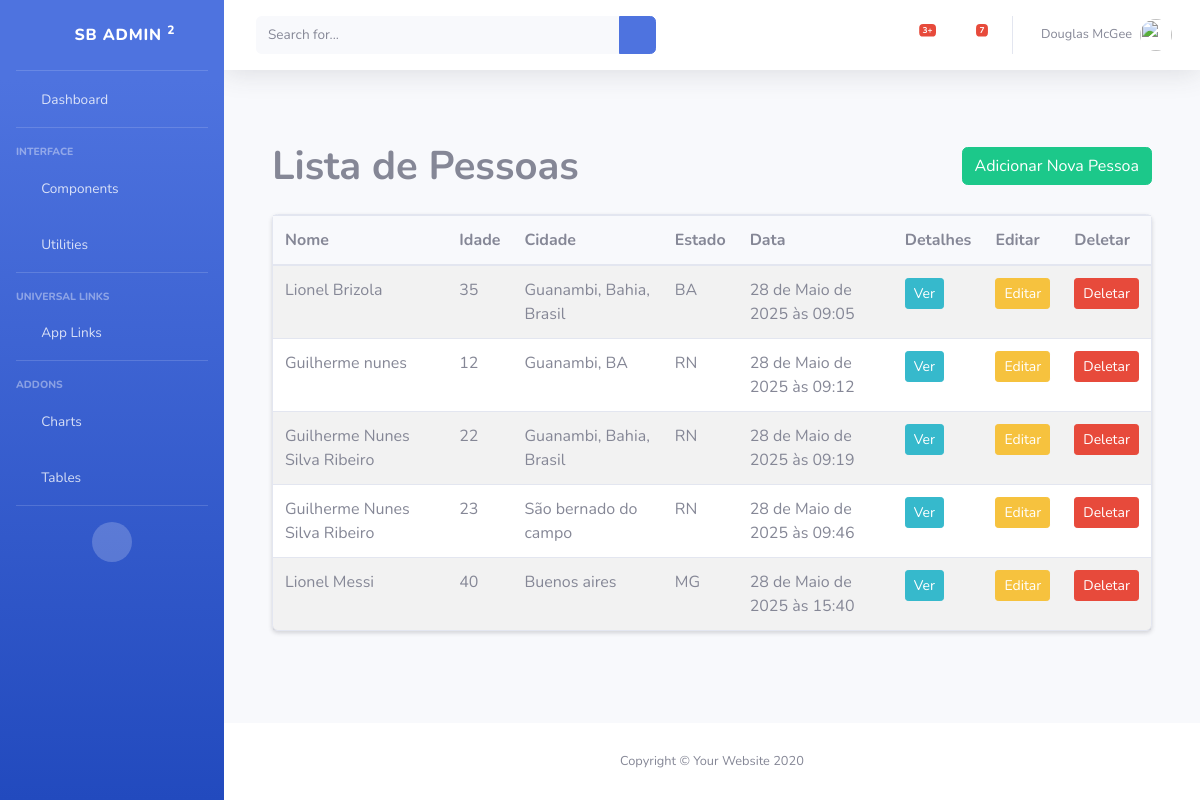
Page /pessoa/read/ (signed in) on the committed database.
### pessoa/models.py (models this page shows, shortened)
class Pessoa(models.Model):
    nome = models.CharField(max_length=100)
    idade = models.IntegerField()
    cidade = models.CharField(max_length=100)
    estado = models.CharField(max_length=2)
    data = models.DateTimeField(auto_now_add=True)
    setor = models.ForeignKey(Setor, on_delete=models.CASCADE)

### pessoa/views.py (the view)
# urls.py: path('read/', views.read, name='read'),
@login_required
def read(request):
    pessoas = Pessoa.objects.all()
    contexto = {'pessoas': pessoas}
    return render(request, 'pessoa/lista.html', contexto)

### template/pessoa/lista.html
{% extends '_base.html' %}
{% block content %}
<main class="container py-5">
    <div class="d-flex justify-content-between align-items-center mb-4">
        <h1 class="mb-0"><strong>Lista de Pessoas</strong></h1>
        {% if perms.pessoa.add_pessoa %}
            <a href="{% url 'pessoa:create' %}" class="btn btn-success">Adicionar Nova Pessoa</a>
        {% endif %}
    </div>
    <div class="card shadow-sm">
        <div class="card-body p-0">
            <div class="table-responsive">
                <table class="table table-striped table-hover mb-0">
                    <thead class="bg-light">
                        <tr>
                            <th scope="col">Nome</th>
                            <th scope="col">Idade</th>
                            <th scope="col">Cidade</th>
                            <th scope="col">Estado</th>
                            <th scope="col">Data</th>
                            <th scope="col">Detalhes</th>
                            {% if perms.pessoa.change_pessoa or perms.pessoa.delete_pessoa %}
                                <th scope="col">Editar</th>
                                <th scope="col">Deletar</th>
                            {% endif %}
                        </tr>
                    </thead>
                    <tbody>
                        {% for pessoa in pessoas %}
                        <tr>
                            <td>{{ pessoa.nome }}</td>
                            <td>{{ pessoa.idade }}</td>
                            <td>{{ pessoa.cidade }}</td>
                            <td>{{ pessoa.estado }}</td>
                            <td>{{ pessoa.data }}</td>
                            <td><a href="{% url 'pessoa:detalhe' pessoa.id %}" class="btn btn-sm btn-info text-white">Ver</a></td>
                            {% if perms.pessoa.change_pessoa %}
                                <td><a href="{% url 'pessoa:update' pessoa.id %}" class="btn btn-sm btn-warning">Editar</a></td>
                            {% endif %}
                            {% if perms.pessoa.delete_pessoa %}
                                <td><a href="{% url 'pessoa:delete' pessoa.id %}" class="btn btn-sm btn-danger">Deletar</a></td>
                            {% endif %}
                        </tr>
                        {% empty %}
                        <tr>
                            <td colspan="{% if perms.pessoa.change_pessoa or perms.pessoa.delete_pessoa %}9{% else %}7{% endif %}" class="text-center py-4 text-muted">Nenhuma pessoa cadastrada.</td>
                        </tr>
                        {% endfor %}
                    </tbody>
                </table>
            </div>
        </div>
    </div>
</main>
{% endblock %}

### rows in the picture
Pessoa: nome "Lionel Brizola", idade "35", cidade "Guanambi, Bahia, Brasil", estado "BA", data "28 de Maio de 2025 às 09:05"
Pessoa: nome "Guilherme nunes", idade "12", cidade "Guanambi, BA", estado "RN", data "28 de Maio de 2025 às 09:12"
Pessoa: nome "Guilherme Nunes Silva Ribeiro", idade "22", cidade "Guanambi, Bahia, Brasil", estado "RN", data "28 de Maio de 2025 às 09:19"
Pessoa: nome "Guilherme Nunes Silva Ribeiro", idade "23", cidade "São bernado do campo", estado "RN", data "28 de Maio de 2025 às 09:46"
Pessoa: nome "Lionel Messi", idade "40", cidade "Buenos aires", estado "MG", data "28 de Maio de 2025 às 15:40"
